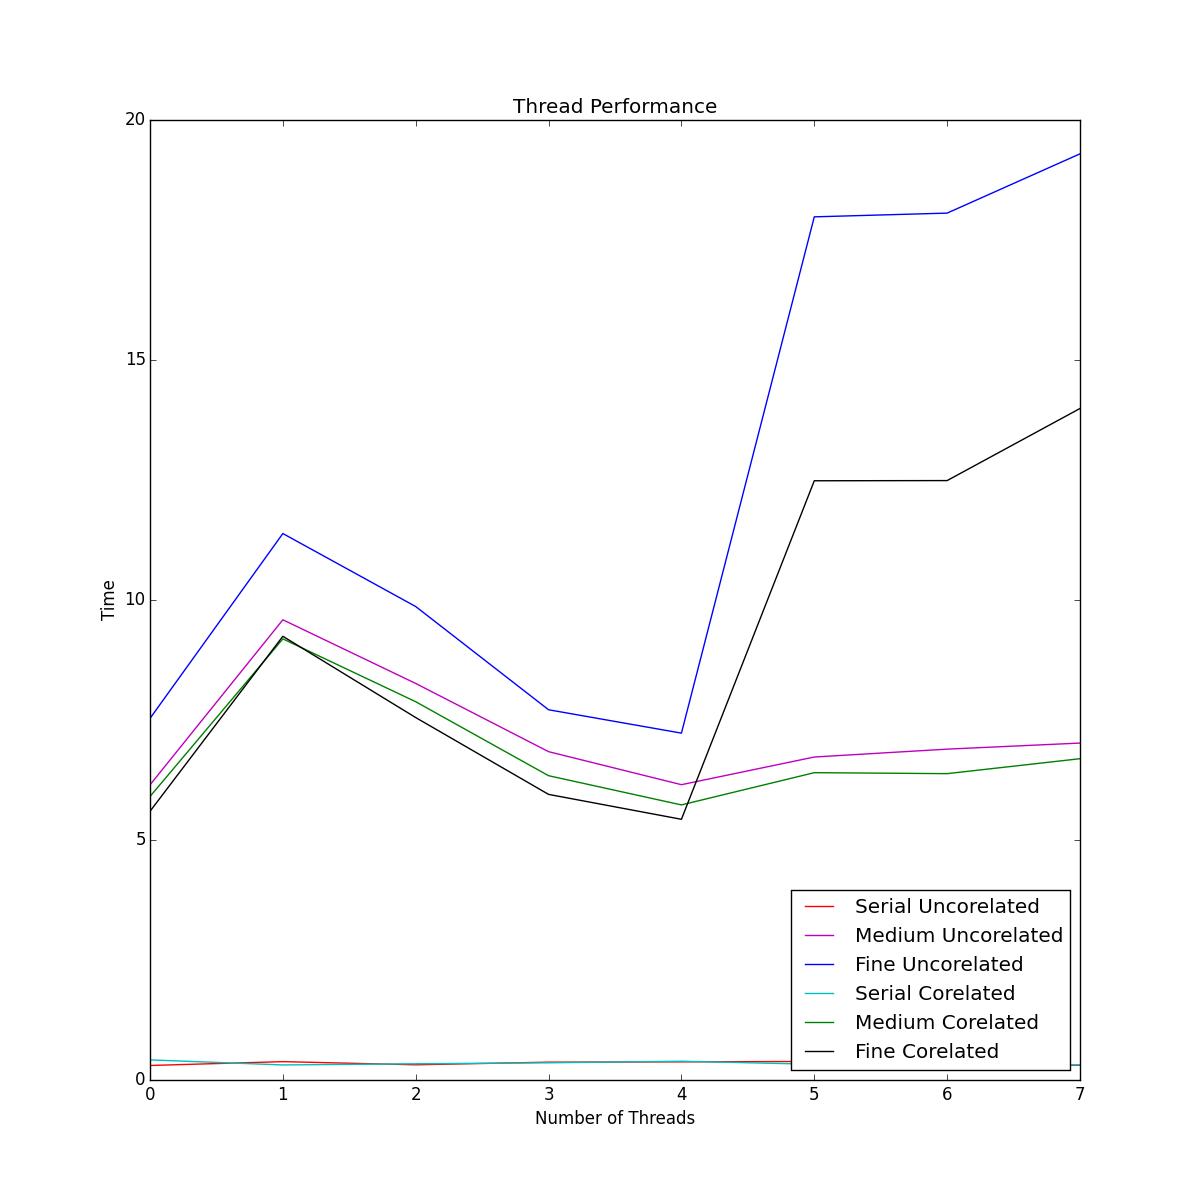

Reproduce this figure in Python.
import sys
sys.path.append('../util')

import set_compiler
set_compiler.install()

import pyximport
pyximport.install()

import numpy as np
from timer import Timer
from parallel_vector import move_data_serial, move_data_fine_grained, move_data_medium_grained
import matplotlib.pyplot as plt

#if __name__ == '__main__':
number_threads = 8
output = np.zeros((number_threads,6))
for i in range(number_threads):

	threads = i
########################################
# loop through and generate graphs for different number of threads
########################################

	orig_counts = np.arange(1000, dtype=np.int32)
	src = np.random.randint(1000, size=1000000).astype(np.int32)
	dest = np.random.randint(1000, size=1000000).astype(np.int32)

	total = orig_counts.sum()

    # serial uncoorelated
	counts = orig_counts.copy()
	with Timer() as t_serial_uncor:
		move_data_serial(counts, src, dest, 100)
	assert counts.sum() == total, "Wrong total after move_data_serial"
	output[i,0] = t_serial_uncor.interval
	serial_counts = counts.copy()

    # fine grained
	counts[:] = orig_counts

	with Timer() as t_fine_uncor:
		move_data_fine_grained(counts, src, dest, 100, threads)
	assert counts.sum() == total, "Wrong total after move_data_fine_grained"
	output[i,1] = t_fine_uncor.interval


    ########################################
    # You should explore different values for the number of locks in the medium
    # grained locking
    ########################################
	N = 10
	counts[:] = orig_counts
	with Timer() as t_med_uncor:
		move_data_medium_grained(counts, src, dest, 100, N, threads)
	assert counts.sum() == total, "Wrong total after move_data_medium_grained"
	output[i,2] = t_med_uncor.interval

    ########################################
    # Now use correlated data movement
    ########################################
	dest = src + np.random.randint(-10, 11, size=src.size)
	dest[dest < 0] += 1000
	dest[dest >= 1000] -= 1000
	dest = dest.astype(np.int32)

    # serial move
	counts[:] = orig_counts
	with Timer() as t_serial_cor:
		move_data_serial(counts, src, dest, 100)
	assert counts.sum() == total, "Wrong total after move_data_serial"
	output[i,3] = t_serial_cor.interval
	serial_counts = counts.copy()

    # fine grained
	counts[:] = orig_counts
	with Timer() as t_fine_cor:
		move_data_fine_grained(counts, src, dest, 100, threads)
	assert counts.sum() == total, "Wrong total after move_data_fine_grained"
	output[i,4] = t_fine_cor.interval

    ########################################
    # You should explore different values for the number of locks in the medium
    # grained locking
    ########################################
	N = 10
	counts[:] = orig_counts
	with Timer() as t_med_cor:
		move_data_medium_grained(counts, src, dest, 100, N, threads)
	assert counts.sum() == total, "Wrong total after move_data_medium_grained"
	output[i,5] = t_med_cor.interval


names = ['Serial Uncorelated', 'Medium Uncorelated', 'Fine Uncorelated', 'Serial Corelated', 'Medium Corelated', 'Fine Corelated']
color = ['r', 'm', 'b', 'c', 'g', 'black']
plt.figure(figsize=(12,12))
for i in range(6):
	x = range(number_threads)
	y = output[:,i]
	plt.plot(x, y, color[i], label = names[i])
	plt.title('Thread Performance')
	plt.xlabel('Number of Threads')
	plt.ylabel('Time')
	plt.legend(loc = 'lower right')
plt.savefig('P2_plot_threads.png')


